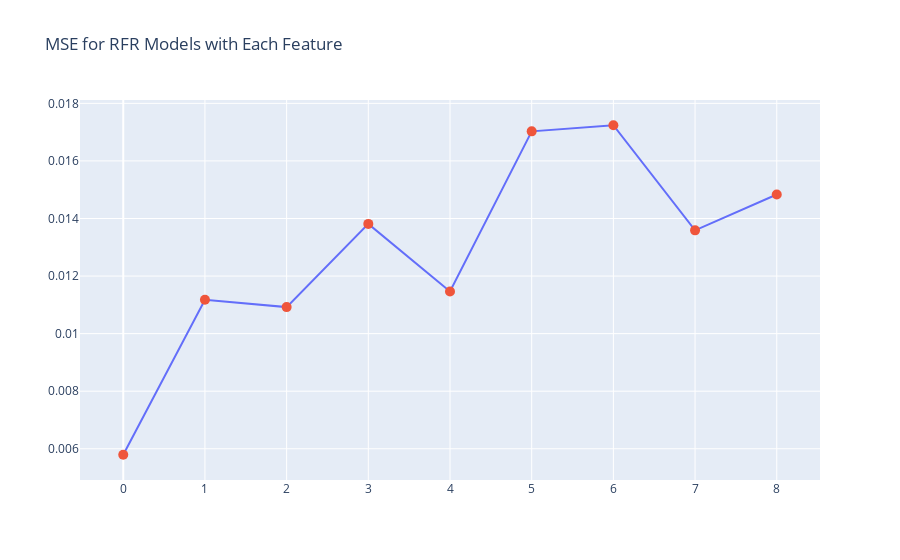

The notebook cell saved with this chart:
### Code cell
plot_model_stats(df_each_model_stats, 'MSE', 'MSE for RFR Models with Each Feature')

### Figure 1 — Plotly figure (JSON) as saved in the notebook; plotly's stock layout.template omitted (floating-point values rounded to 4 significant figures)
{"data": [{"mode": "lines", "showlegend": false, "type": "scatter", "x": [0, 1, 2, 3, 4, 5, 6, 7, 8], "y": [0.005792, 0.01118, 0.01092, 0.01381, 0.01147, 0.01703, 0.01724, 0.01359, 0.01483]}, {"hoverinfo": "text", "hovertext": ["SAT<br>MSE: 0.005792", "Faculty Salary<br>MSE: 0.011175", "Earnings 6 yrs after entry<br>MSE: 0.010921", "Acceptance Rate<br>MSE: 0.013812", "Share First Generation<br>MSE: 0.011467", "Students with Loans<br>MSE: 0.017028", "Mean Net Price<br>MSE: 0.017239", "Student Faculty Ratio<br>MSE: 0.013589", "Diversity<br>MSE: 0.014834"], "marker": {"size": 10}, "mode": "markers", "showlegend": false, "type": "scatter", "x": [0, 1, 2, 3, 4, 5, 6, 7, 8], "y": [0.005792, 0.01118, 0.01092, 0.01381, 0.01147, 0.01703, 0.01724, 0.01359, 0.01483]}], "layout": {"title": {"text": "MSE for RFR Models with Each Feature"}}}
